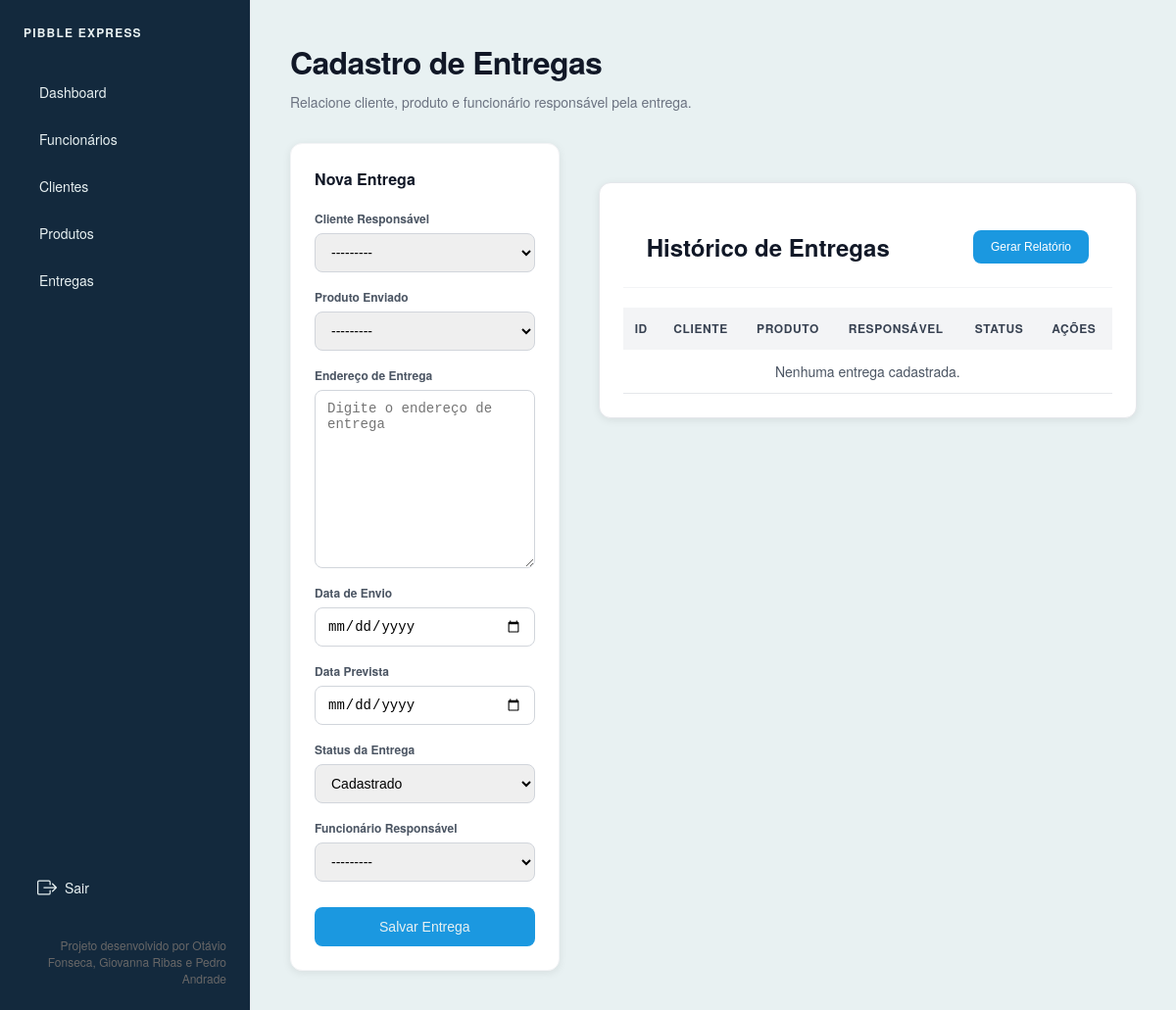
/entregas/ (signed in), run on an earlier commit of the app's database.
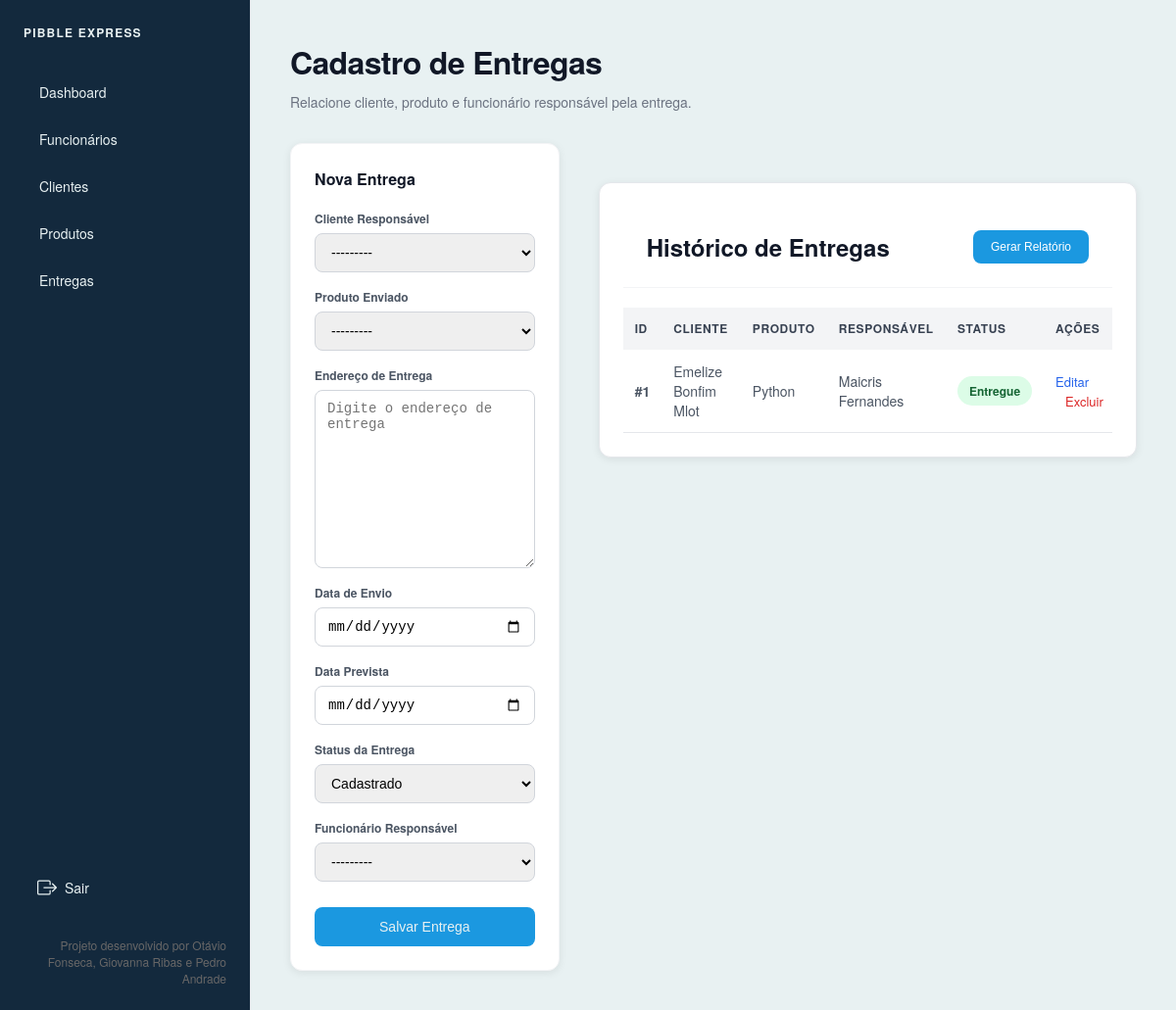
And on a later commit of the database.
### entregas/models.py (models this page shows, shortened)
class Entrega(models.Model):
    STATUS_CHOICES = [
        ('CADASTRADO', 'Cadastrado'),
        ('EM_TRANSITO', 'Em Trânsito'),
        ('ENTREGUE', 'Entregue'),
        ('CANCELADO', 'Cancelado'),
    ]
    cliente = models.ForeignKey(Cliente, on_delete=models.CASCADE, verbose_name="Cliente Responsável")
    produto = models.ForeignKey(Produto, on_delete=models.CASCADE, verbose_name="Produto Enviado")
    funcionario_responsavel = models.ForeignKey(Funcionario, on_delete=models.SET_NULL, null=True, verbose_name="Funcionário Responsável")
    endereco_entrega = models.TextField(verbose_name="Endereço de Entrega")
    data_envio = models.DateField(verbose_name="Data de Envio")
    data_prevista = models.DateField(verbose_name="Data Prevista")
    status_entrega = models.CharField(max_length=20, choices=STATUS_CHOICES, default='CADASTRADO', verbose_name="Status da Entrega")

### clientes/models.py (models this page shows)
class Cliente(models.Model):
    nome_completo = models.CharField(max_length=255, verbose_name="Nome Completo")
    cpf_cnpj = models.CharField(max_length=18, unique=True, verbose_name="CPF/CNPJ")
    telefone = models.CharField(max_length=20, verbose_name="Telefone")
    email = models.EmailField(unique=True, verbose_name="E-mail")
    endereco = models.TextField(verbose_name="Endereço")
    def __str__(self):
        return self.nome_completo

### produtos/models.py (models this page shows)
class Produto(models.Model):
    nome_produto = models.CharField(max_length=255, verbose_name="Nome do Produto")
    descricao = models.TextField(blank=True, null=True, verbose_name="Descrição")
    peso = models.DecimalField(max_digits=6, decimal_places=2, verbose_name="Peso (kg)")
    quantidade_estoque = models.IntegerField(default=0, verbose_name="Quantidade em Estoque")
    valor = models.DecimalField(max_digits=10, decimal_places=2, verbose_name="Valor (R$)")
    categoria = models.CharField(max_length=100, verbose_name="Categoria")
    def __str__(self):
        return self.nome_produto

### funcionarios/models.py (models this page shows)
class Funcionario(models.Model):
    TIPOS_USUARIO = (
        ('ADM', 'Administrador'),
        ('FUNC', 'Funcionário'),
    )
    nome_completo = models.CharField(max_length=255, verbose_name="Nome Completo")
    cpf = models.CharField(max_length=14, unique=True, verbose_name="CPF/CNPJ")
    cargo = models.CharField(max_length=100, verbose_name="Cargo")
    telefone = models.CharField(max_length=20, verbose_name="Telefone")
    email = models.EmailField(unique=True, verbose_name="E-mail")
    endereco = models.TextField(verbose_name="Endereço")
    data_contratacao = models.DateField(verbose_name="Data de Contratação")
    usuario = models.OneToOneField(
        User,
        on_delete=models.CASCADE,
        related_name='funcionario'
    )
    tipo_usuario = models.CharField(
        max_length=10,
        choices=TIPOS_USUARIO,
        default='FUNC',
        verbose_name='Tipo de Usuário'
    )
    def __str__(self):
        return self.nome_completo

### core/views.py (the view)
# urls.py: path("entregas/", views.entregas, name="entregas"),
@login_required
def entregas(request):
    atualizar_status_entregas()
    form = EntregaForm(dados_formulario(request))
    if request.method == "POST" and form.is_valid() and salvar_formulario_com_feedback(form):
        return redirect("entregas")
    context = {
        "form": form,
        "entregas": Entrega.objects.select_related(
            "cliente",
            "produto",
            "funcionario_responsavel",
        ).order_by("-id"),
    }
    return render(request, "entregas.html", context)

### entregas/forms.py
class EntregaForm(forms.ModelForm):
    class Meta:
        model = Entrega
        fields = [
            "cliente",
            "produto",
            "endereco_entrega",
            "data_envio",
            "data_prevista",
            "status_entrega",
            "funcionario_responsavel",
        ]
        widgets = {
            "data_envio": forms.DateInput(format="%Y-%m-%d", attrs={"type": "date"}),
            "data_prevista": forms.DateInput(format="%Y-%m-%d", attrs={"type": "date"}),
        }
    def __init__(self, *args, **kwargs):
        super().__init__(*args, **kwargs)
        self.fields["endereco_entrega"].widget.attrs["placeholder"] = "Digite o endereço de entrega"

### core/views.py (called while the page is built)
def atualizar_status_entregas():
    hoje = timezone.localdate()
    Entrega.objects.filter(
        status_entrega="CADASTRADO",
        data_envio__lte=hoje,
    ).update(status_entrega="EM_TRANSITO")

def dados_formulario(request):
    return request.POST if request.method == "POST" else None

### templates/entregas.html (shortened to what this page needs)
{% extends 'base.html' %}
{% block content %}
<header>
    <h1 class="header-title">Cadastro de Entregas</h1>
    <p class="header-subtitle">
        Relacione cliente, produto e funcionário responsável pela entrega.
    </p>
</header>
<div class="mudar-layout-grid">
    <div class="card">
        <h2 class="form-title">
            {% if editando %}Editar Entrega{% else %}Nova Entrega{% endif %}
        </h2>
        <form method="POST" class="form-container">
            {% for field in form %}
            <div class="form-group">
                <label class="form-label">{{ field.label }}</label>
                {{ field }}
            </div>
            {% endfor %}
            <button type="submit" class="btn-submit">
                {% if editando %}Atualizar Entrega{% else %}Salvar Entrega{% endif %}
            </button>
        </form>
    </div>
    <section class="report-section">
        <div class="report-header">
            <h2>Histórico de Entregas</h2>
            <button onclick="window.print()" class="btn-print">
                Gerar Relatório
            </button>
        </div>
        <div class="table-container">
            <table class="data-table">
                <thead>
                    <tr>
                        <th>ID</th>
                        <th>Cliente</th>
                        <th>Produto</th>
                        <th>Responsável</th>
                        <th>Status</th>
                        <th>Ações</th>
                    </tr>
                </thead>
                <tbody>
                    {% for entrega in entregas %}
                    <tr>
                        <td class="delivery-id">#{{ entrega.id }}</td>
                        <td>{{ entrega.cliente.nome_completo }}</td>
                        <td>{{ entrega.produto.nome_produto }}</td>
                        <td>{{ entrega.funcionario_responsavel.nome_completo }}</td>
                        <td>
                            <span class="badge
                            {% if entrega.status_entrega == 'ENTREGUE' %}status-entregue
                            {% elif entrega.status_entrega == 'EM_TRANSITO' %}status-transito
                            {% else %}status-pendente{% endif %}">
                                {{ entrega.get_status_entrega_display }}
                            </span>
                        </td>
                        <td>
                            <a href="{% url 'editar_entrega' entrega.pk %}" class="edit-link">Editar</a>
                            <a
                                href="{% url 'deletar_entrega' entrega.pk %}"
                                class="delete-link"
                                onclick="return confirm('Deseja excluir esta entrega?')"
                            >
                                Excluir
                            </a>
                        </td>
                    </tr>
                    {% empty %}
                    <tr>
                        <td colspan="6" class="empty-message">
                            Nenhuma entrega cadastrada.
                        </td>
                    </tr>
                    {% endfor %}
                </tbody>
            </table>
        </div>
    </section>
</div>
{% endblock %}

What changed in the data, as far as the page shows it:
added Entrega: id "1", cliente.nome_completo "Emelize Bonfim Mlot", produto.nome_produto "Python", funcionario_responsavel.nome_completo "Maicris Fernandes", status_entrega "Entregue"
Also different on the page:
text no longer shown: "Nenhuma entrega cadastrada."
